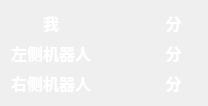
<?xml version="1.0" encoding="UTF-8"?>
<ui version="4.0">
 <class>ScorePanel</class>
 <widget class="QWidget" name="ScorePanel">
  <property name="geometry">
   <rect>
    <x>0</x>
    <y>0</y>
    <width>208</width>
    <height>104</height>
   </rect>
  </property>
  <property name="font">
   <font>
    <family>微软雅黑</family>
    <pointsize>12</pointsize>
    <bold>true</bold>
   </font>
  </property>
  <property name="windowTitle">
   <string>Form</string>
  </property>
  <layout class="QGridLayout" name="gridLayout">
   <item row="0" column="0">
    <widget class="QLabel" name="label">
     <property name="font">
      <font>
       <family>微软雅黑</family>
       <pointsize>12</pointsize>
       <bold>true</bold>
      </font>
     </property>
     <property name="styleSheet">
      <string notr="true">color: rgb(255, 255, 255);</string>
     </property>
     <property name="text">
      <string>我</string>
     </property>
     <property name="alignment">
      <set>Qt::AlignCenter</set>
     </property>
    </widget>
   </item>
   <item row="0" column="1">
    <widget class="QLabel" name="myscore">
     <property name="font">
      <font>
       <family>微软雅黑</family>
       <pointsize>12</pointsize>
       <bold>true</bold>
      </font>
     </property>
     <property name="styleSheet">
      <string notr="true">color: rgb(255, 255, 255);</string>
     </property>
     <property name="text">
      <string/>
     </property>
     <property name="alignment">
      <set>Qt::AlignCenter</set>
     </property>
    </widget>
   </item>
   <item row="0" column="2">
    <widget class="QLabel" name="label_3">
     <property name="font">
      <font>
       <family>微软雅黑</family>
       <pointsize>12</pointsize>
       <bold>true</bold>
      </font>
     </property>
     <property name="styleSheet">
      <string notr="true">color: rgb(255, 255, 255);</string>
     </property>
     <property name="text">
      <string>分</string>
     </property>
     <property name="alignment">
      <set>Qt::AlignCenter</set>
     </property>
    </widget>
   </item>
   <item row="1" column="0">
    <widget class="QLabel" name="label_4">
     <property name="font">
      <font>
       <family>微软雅黑</family>
       <pointsize>12</pointsize>
       <bold>true</bold>
      </font>
     </property>
     <property name="styleSheet">
      <string notr="true">color: rgb(255, 255, 255);</string>
     </property>
     <property name="text">
      <string>左侧机器人</string>
     </property>
     <property name="alignment">
      <set>Qt::AlignCenter</set>
     </property>
    </widget>
   </item>
   <item row="1" column="1">
    <widget class="QLabel" name="leftscore">
     <property name="font">
      <font>
       <family>微软雅黑</family>
       <pointsize>12</pointsize>
       <bold>true</bold>
      </font>
     </property>
     <property name="styleSheet">
      <string notr="true">color: rgb(255, 255, 255);</string>
     </property>
     <property name="text">
      <string/>
     </property>
     <property name="alignment">
      <set>Qt::AlignCenter</set>
     </property>
    </widget>
   </item>
   <item row="1" column="2">
    <widget class="QLabel" name="label_6">
     <property name="font">
      <font>
       <family>微软雅黑</family>
       <pointsize>12</pointsize>
       <bold>true</bold>
      </font>
     </property>
     <property name="styleSheet">
      <string notr="true">color: rgb(255, 255, 255);</string>
     </property>
     <property name="text">
      <string>分</string>
     </property>
     <property name="alignment">
      <set>Qt::AlignCenter</set>
     </property>
    </widget>
   </item>
   <item row="2" column="0">
    <widget class="QLabel" name="label_7">
     <property name="font">
      <font>
       <family>微软雅黑</family>
       <pointsize>12</pointsize>
       <bold>true</bold>
      </font>
     </property>
     <property name="styleSheet">
      <string notr="true">color: rgb(255, 255, 255);</string>
     </property>
     <property name="text">
      <string>右侧机器人</string>
     </property>
     <property name="alignment">
      <set>Qt::AlignCenter</set>
     </property>
    </widget>
   </item>
   <item row="2" column="1">
    <widget class="QLabel" name="rightscore">
     <property name="font">
      <font>
       <family>微软雅黑</family>
       <pointsize>12</pointsize>
       <bold>true</bold>
      </font>
     </property>
     <property name="styleSheet">
      <string notr="true">color: rgb(255, 255, 255);</string>
     </property>
     <property name="text">
      <string/>
     </property>
     <property name="alignment">
      <set>Qt::AlignCenter</set>
     </property>
    </widget>
   </item>
   <item row="2" column="2">
    <widget class="QLabel" name="label_9">
     <property name="font">
      <font>
       <family>微软雅黑</family>
       <pointsize>12</pointsize>
       <bold>true</bold>
      </font>
     </property>
     <property name="styleSheet">
      <string notr="true">color: rgb(255, 255, 255);</string>
     </property>
     <property name="text">
      <string>分</string>
     </property>
     <property name="alignment">
      <set>Qt::AlignCenter</set>
     </property>
    </widget>
   </item>
  </layout>
 </widget>
 <resources/>
 <connections/>
</ui>
